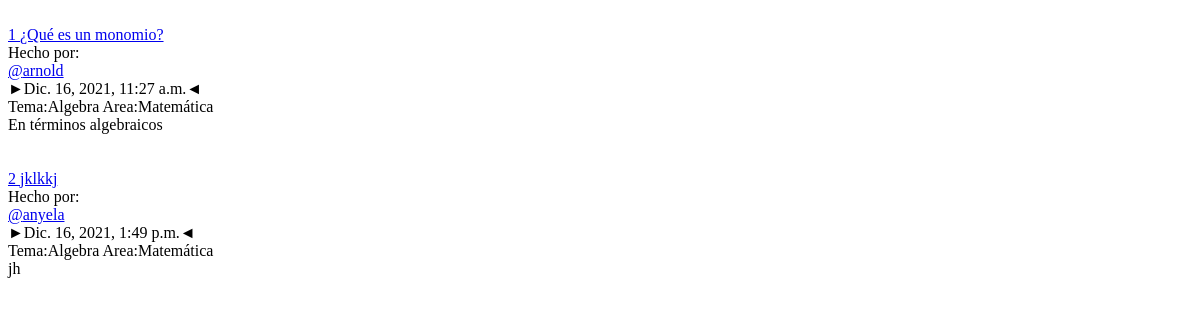
/search_e/, run on an earlier commit of the app's database.
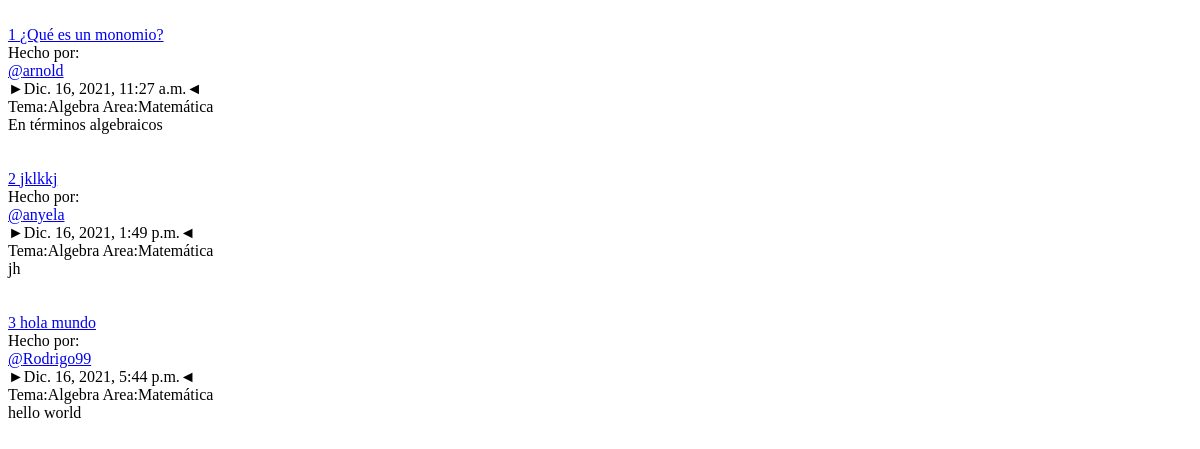
And on a later commit of the database.
### usuarios/models.py (models this page shows, shortened)
class Pregunta(models.Model):
    id = models.AutoField(primary_key=True)
    enunciado = models.CharField(max_length = 500, null = True)
    descripcion = models.CharField(max_length = 500, null = True)
    usuario = models.ForeignKey (Usuario, on_delete = models.CASCADE, null = True)
    tema = models.ForeignKey (Tema, on_delete = models.CASCADE, null = True)
    area = models.ForeignKey (Area, on_delete = models.CASCADE, null = True)
    fecha_de_creacion = models.DateTimeField(blank = True, null = True)
    fecha_de_modificacion = models.DateTimeField(blank = True, null = True)
    estado = models.BooleanField(null = True)

class Usuario(models.Model):
    id = models.AutoField(primary_key=True)
    nombre = models.CharField(max_length = 50, null = True)
    usuario = models.CharField(max_length = 100, null = True)
    contrasenia = models.CharField(max_length = 255, null = True)
    correo = models.CharField(max_length = 100, null = True)
    celular = models.CharField(max_length = 20, null = True)
    pais = models.CharField(max_length = 50, null = True)
    fecha_de_nacimiento = models.DateTimeField(blank = True, null = True)
    nivel = models.ForeignKey (Nivel, on_delete = models.CASCADE, null = True)
    num_resp_confiables=models.IntegerField(null=True)
    fecha_de_creacion = models.DateTimeField(blank = True, null = True)
    fecha_de_modificacion = models.DateTimeField(blank = True, null = True)
    estado = models.BooleanField(null = True)

class Tema(models.Model):
    id = models.AutoField(primary_key=True)
    nombre = models.CharField(max_length = 255, null = True)
    area = models.ForeignKey (Area, on_delete = models.CASCADE, null = True)
    fecha_de_creacion = models.DateTimeField(blank = True, null = True)
    fecha_de_modificacion = models.DateTimeField(blank = True, null = True)
    estado = models.BooleanField(null = True)
    def __str__(self):
        return self.nombre

class Area(models.Model):
    id = models.AutoField(primary_key=True)
    nombre = models.CharField(max_length = 255, null = True)
    fecha_de_creacion = models.DateTimeField(blank = True, null = True)
    fecha_de_modificacion = models.DateTimeField(blank = True, null = True)
    estado = models.BooleanField(null = True)
    def __str__(self):
        return self.nombre

### usuarios/views.py (the view)
# urls.py: path('search_e/', vu.search_e),
def search_e(request):
    indices = ["enunciado__icontains", "area_id", "tema_id", "fecha_de_modificacion__gte"]
    enunciado = request.GET.get("enum","")
    area = request.GET.get("id_ar","")
    tema = request.GET.get("id_tem","")
    fecha = request.GET.get("date","")
    objetos = [enunciado, area, tema, fecha]
    filtro = {}
    for i in range (4):
        if objetos[i] != "":
            filtro[indices[i]]=objetos[i]
    preguntas=list(usuarios.Pregunta.objects.filter(**filtro))
    pregunta_usuario=[]
    for pregunta in preguntas:
        usuario=usuarios.Usuario.objects.get(id=pregunta.usuario_id)
        pregunta_usuario.append([pregunta,usuario])
    return render(request,"busqueda.html",{"preguntas":pregunta_usuario})

### templates/busqueda.html (shortened to what this page needs)
{% for pregunta in preguntas %}
<div class="content-pre">
    <div class="content-pregun">
        <div class="pregunta-foro">
            <div class="container-title-temas-bus">
                <div class="izquierda-title" style="display: flex; flex-direction: column;width: 100%;">
                        <a href="/pregunta/?id={{pregunta.0.id}}">{{forloop.counter}} {{pregunta.0.enunciado}}</a></span>
                        <div class="conentsubtemas">
                            <div class="filapre">
                                <div class="alinedo-usuario-p">
                                    <div class="alin-usu-es">Hecho por:</div>
                                    <div>
                                        <a href="/usuario/?usuario={{pregunta.1.id}}">@{{pregunta.1.usuario}}</a>
                                    </div>
                                    <div class="alin-usu-es">
                                        ►{{pregunta.1.fecha_de_modificacion}}◄
                                    </div>
                                </div>
                            </div>
                        </div>
                </div>
                <div class="column-pre " style="margin-top: 0px;">
                    <span>Tema:{{pregunta.0.tema}}</span>
                    <span>Area:{{pregunta.0.area}}</span>
                </div>
            </div>
            <div class="content-pre-foro">
                <div>{{pregunta.0.descripcion}}</div>
            </div>
        </div>
    </div>
</div>
{%endfor%}

What changed in the data, as far as the page shows it:
added Pregunta: enunciado "hola mundo", usuario "Rodrigo99", fecha_de_modificacion "Dic. 16, 2021, 5:44 p.m.", tema.nombre "Algebra", area.nombre "Matemática", descripcion "hello world"
